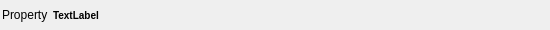
<?xml version="1.0" encoding="UTF-8"?>
<ui version="4.0">
 <class>PreflightUpdatedValueWidget</class>
 <widget class="QFrame" name="PreflightUpdatedValueWidget">
  <property name="geometry">
   <rect>
    <x>0</x>
    <y>0</y>
    <width>550</width>
    <height>30</height>
   </rect>
  </property>
  <layout class="QHBoxLayout" name="horizontalLayout">
   <property name="spacing">
    <number>5</number>
   </property>
   <property name="margin">
    <number>2</number>
   </property>
   <item>
    <widget class="QLabel" name="label">
     <property name="text">
      <string>Property</string>
     </property>
    </widget>
   </item>
   <item>
    <widget class="QLabel" name="value">
     <property name="styleSheet">
      <string notr="true">QLabel {
font-weight: bold;
font-size: 10px;
}</string>
     </property>
     <property name="text">
      <string>TextLabel</string>
     </property>
    </widget>
   </item>
   <item>
    <spacer name="horizontalSpacer">
     <property name="orientation">
      <enum>Qt::Horizontal</enum>
     </property>
     <property name="sizeHint" stdset="0">
      <size>
       <width>40</width>
       <height>20</height>
      </size>
     </property>
    </spacer>
   </item>
  </layout>
 </widget>
 <resources/>
 <connections/>
</ui>
